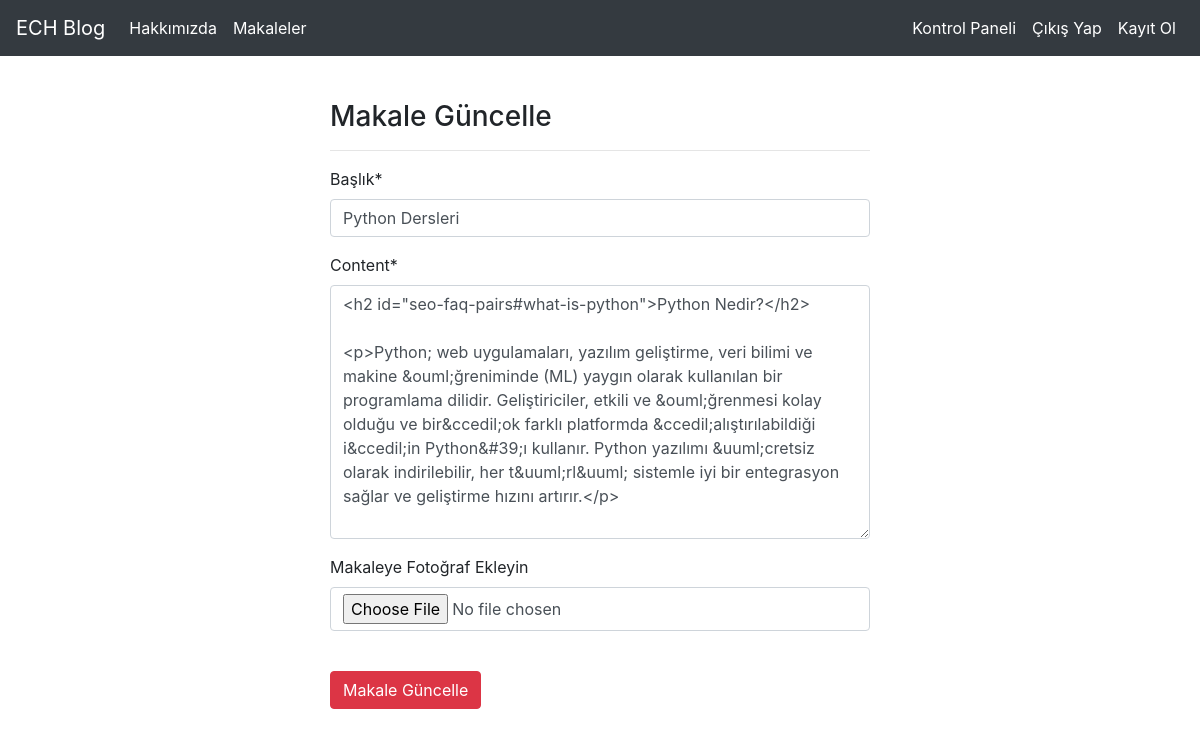
Screenshot of /articles/update/12 (signed in) with the database file from the repository.
### article/models.py (models this page shows, shortened)
class Article(models.Model):
    author = models.ForeignKey("auth.User",on_delete = models.CASCADE, verbose_name = "Yazar")
    title = models.CharField(max_length = 50, verbose_name = "Başlık")
    content = RichTextField()
    created_date = models.DateTimeField(auto_now_add = True, verbose_name = "Oluşturulma Tarihi")
    article_image = models.FileField(blank = True,null = True,verbose_name = "Makaleye Fotoğraf Ekleyin")
    class Meta:
        ordering = ["-created_date"]

### article/views.py (the view)
# urls.py: path("update/<int:id>",views.updateArticle, name = "update"),
@login_required(login_url = "user:login")
def updateArticle(request,id):
    article = get_object_or_404(Article,id = id)
    form = ArticleForm(request.POST or None,request.FILES or None,instance = article)
    if form.is_valid():
        article = form.save(commit=False)
        article.author = request.user
        article.save()
        messages.success(request,"Makale başarıyla güncellendi.")
        return redirect("article:dashboard")
    return render(request,"update.html",{"form":form})

### article/forms.py
class ArticleForm(forms.ModelForm):
    class Meta:
        model = Article
        fields = ["title","content","article_image"]

### templates/update.html (shortened to what this page needs)
{% extends "layout.html" %}
{% block body %}
{% load crispy_forms_tags %}
<div class="row">
    <div class="col-md-6 offset-md-3">
        <h3>Makale Güncelle</h3>
        <hr>
        <form method="post">
            {{form|crispy}}
            <br>
            <button type="submit" class="btn btn-danger">Makale Güncelle</button>
        </form>
    </div>
</div>
{% endblock body %}

### rows the page displays
Article: title "Python Dersleri", content "<h2 id=\"seo-faq-pairs#what-is-python\">Python Nedir?</h2> <p>Python; web uygulamaları, yazılım geliştirme, veri bilimi ve makine &ouml;ğreniminde (ML) yaygın olarak kullanılan bir programlama dilidir. Geliştiriciler, etkili ve &ouml;ğrenmesi kolay olduğu ve bir&ccedil;ok farklı platformda &ccedil;alıştırılabildiği i&ccedil;in Python&#39;ı kullanır. Python yazılımı &uuml;cretsiz olarak indirilebilir, her t&uuml;rl&uuml; sistemle iyi bir entegrasyon sağlar ve geliştirme hızını artırır.</p>"
